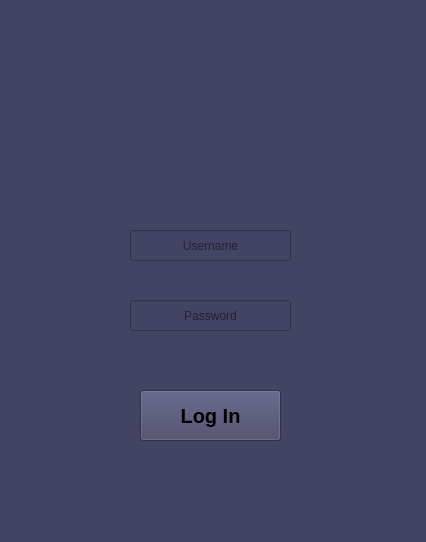
<?xml version="1.0" encoding="UTF-8"?>
<ui version="4.0">
 <class>MainWindow</class>
 <widget class="QMainWindow" name="MainWindow">
  <property name="geometry">
   <rect>
    <x>0</x>
    <y>0</y>
    <width>426</width>
    <height>542</height>
   </rect>
  </property>
  <property name="windowTitle">
   <string>MainWindow</string>
  </property>
  <property name="styleSheet">
   <string notr="true">background-color: rgb(67, 67, 100);</string>
  </property>
  <widget class="QWidget" name="centralwidget">
   <widget class="QStackedWidget" name="stackedWidget">
    <property name="geometry">
     <rect>
      <x>10</x>
      <y>0</y>
      <width>411</width>
      <height>501</height>
     </rect>
    </property>
    <property name="currentIndex">
     <number>0</number>
    </property>
    <widget class="QWidget" name="login">
     <widget class="QLabel" name="label">
      <property name="geometry">
       <rect>
        <x>90</x>
        <y>10</y>
        <width>221</width>
        <height>171</height>
       </rect>
      </property>
      <property name="text">
       <string/>
      </property>
      <property name="pixmap">
       <pixmap>../../c3c5c481ac275e22d30c9f2d64d317c8.png</pixmap>
      </property>
      <property name="scaledContents">
       <bool>true</bool>
      </property>
     </widget>
     <widget class="QLineEdit" name="lineEdit">
      <property name="geometry">
       <rect>
        <x>120</x>
        <y>230</y>
        <width>161</width>
        <height>31</height>
       </rect>
      </property>
      <property name="styleSheet">
       <string notr="true">QLineEdit:hover{
border:2px solid rgb(48, 50, 62);
}</string>
      </property>
      <property name="inputMask">
       <string/>
      </property>
      <property name="text">
       <string/>
      </property>
      <property name="alignment">
       <set>Qt::AlignCenter</set>
      </property>
      <property name="placeholderText">
       <string>Username</string>
      </property>
     </widget>
     <widget class="QLineEdit" name="lineEdit_2">
      <property name="geometry">
       <rect>
        <x>120</x>
        <y>300</y>
        <width>161</width>
        <height>31</height>
       </rect>
      </property>
      <property name="styleSheet">
       <string notr="true">QLineEdit:hover{
border:2px solid rgb(48, 50, 62);
}</string>
      </property>
      <property name="inputMask">
       <string/>
      </property>
      <property name="alignment">
       <set>Qt::AlignCenter</set>
      </property>
      <property name="placeholderText">
       <string>Password</string>
      </property>
     </widget>
     <widget class="QPushButton" name="pushButton">
      <property name="geometry">
       <rect>
        <x>130</x>
        <y>390</y>
        <width>141</width>
        <height>51</height>
       </rect>
      </property>
      <property name="font">
       <font>
        <pointsize>15</pointsize>
        <weight>75</weight>
        <bold>true</bold>
        <underline>false</underline>
        <strikeout>false</strikeout>
       </font>
      </property>
      <property name="autoFillBackground">
       <bool>false</bool>
      </property>
      <property name="styleSheet">
       <string notr="true">border-color: rgb(255, 255, 255);
</string>
      </property>
      <property name="text">
       <string>Log In</string>
      </property>
     </widget>
     <widget class="QLabel" name="label_3">
      <property name="geometry">
       <rect>
        <x>120</x>
        <y>350</y>
        <width>161</width>
        <height>20</height>
       </rect>
      </property>
      <property name="text">
       <string/>
      </property>
      <property name="alignment">
       <set>Qt::AlignCenter</set>
      </property>
     </widget>
    </widget>
    <widget class="QWidget" name="successful">
     <widget class="QLabel" name="label_2">
      <property name="geometry">
       <rect>
        <x>90</x>
        <y>100</y>
        <width>231</width>
        <height>191</height>
       </rect>
      </property>
      <property name="text">
       <string/>
      </property>
      <property name="pixmap">
       <pixmap>../../9d1f78f2d2b6b2ddad4d8ff7a7bae0e8.png</pixmap>
      </property>
      <property name="scaledContents">
       <bool>true</bool>
      </property>
     </widget>
     <widget class="QLabel" name="label_4">
      <property name="geometry">
       <rect>
        <x>120</x>
        <y>320</y>
        <width>161</width>
        <height>61</height>
       </rect>
      </property>
      <property name="font">
       <font>
        <pointsize>18</pointsize>
       </font>
      </property>
      <property name="text">
       <string>Successful</string>
      </property>
      <property name="alignment">
       <set>Qt::AlignCenter</set>
      </property>
     </widget>
     <widget class="QPushButton" name="pushButton_2">
      <property name="geometry">
       <rect>
        <x>150</x>
        <y>440</y>
        <width>91</width>
        <height>31</height>
       </rect>
      </property>
      <property name="text">
       <string>Exit</string>
      </property>
     </widget>
    </widget>
   </widget>
  </widget>
  <widget class="QMenuBar" name="menubar">
   <property name="geometry">
    <rect>
     <x>0</x>
     <y>0</y>
     <width>426</width>
     <height>21</height>
    </rect>
   </property>
  </widget>
  <widget class="QStatusBar" name="statusbar"/>
 </widget>
 <resources/>
 <connections/>
</ui>
